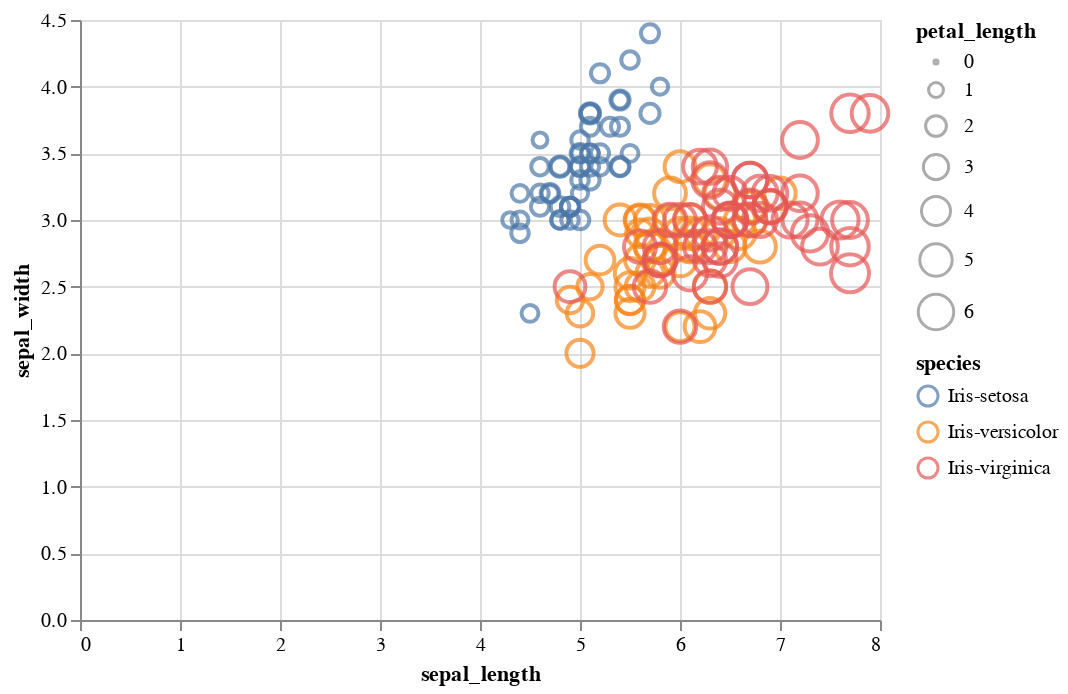

The notebook cell this image was saved under:
### Code cell
#2c Use Altair to graph this df
# Use .encode(x='sepal_length',y='sepal_width',size='petal_length',color='petal_width',stroke='species:N')
# Create Altair chart

chart = alt.Chart(df).mark_point().encode(
    x='sepal_length',
    y='sepal_width',
    size='petal_length',
    color='petal_width',
    stroke='species:N'
)

# Display the chart
chart

### Figure 1 — Vega-Lite specification as saved in the notebook (floating-point values rounded to 4 significant figures; data arrays with more than 128 entries replaced by an {"elided": "..."} marker saying what was removed)
{"config": {"view": {"continuousWidth": 400, "continuousHeight": 300}}, "data": {"name": "data-2d94771ea62125b445223a5fc16e2995"}, "mark": "point", "encoding": {"color": {"type": "quantitative", "field": "petal_width"}, "size": {"type": "quantitative", "field": "petal_length"}, "stroke": {"type": "nominal", "field": "species"}, "x": {"type": "quantitative", "field": "sepal_length"}, "y": {"type": "quantitative", "field": "sepal_width"}}, "$schema": "https://vega.github.io/schema/vega-lite/v4.8.1.json", "datasets": {"data-2d94771ea62125b445223a5fc16e2995": {"elided": "150 records"}}}
